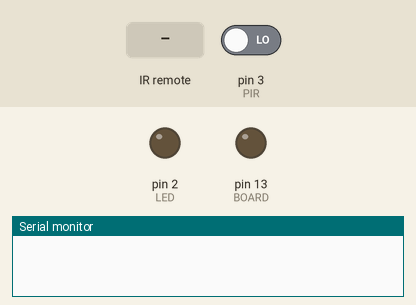
A sketch run on a simulated Arduino Uno, built with avr-gcc and run on an emulated ATmega328P. Parts: output pins drawn as LEDs (lit = HIGH), the last lines printed to the serial monitor. The inputs (shaded band) are chosen by the test bench; at power-on: pin 3 (PIR) LOW.

Above: at 1.2 s.
1.3 s: infrared code 0xA3C8EDDB received
At 1.8 s:
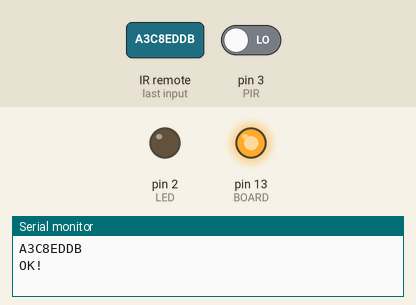
2.9 s: pin 3 (PIR) driven HIGH
At 4.1 s:
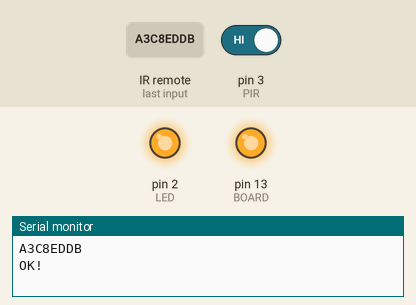
4.4 s: pin 3 (PIR) driven LOW
At 5.4 s:
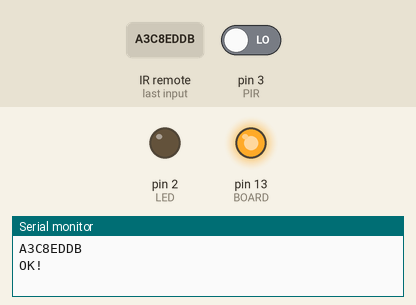
Timing chart, 0 to 7.4 s (numbered marks = the images above; inputs shaded):
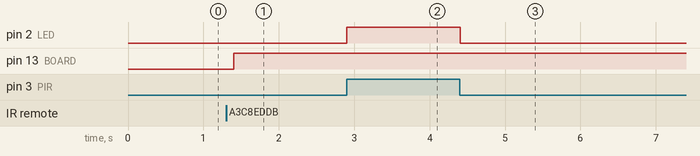

Measured:
- after the input at 1.3 s, pin 13 (BOARD): LOW → HIGH after 0.10 s
- after the input at 2.9 s, pin 2 (LED): LOW → HIGH at once
- after the input at 4.4 s, pin 2 (LED): HIGH → LOW at once

The sketch:

FabTelePir.ino
```cpp
#include <IRremote.h>

#define LED 2
#define BOARD 13
#define PIR 3
#define IR 4

IRrecv irrecv(IR);
decode_results results;

bool armed = false;

void setup() {

  // put your setup code here, to run once:
  pinMode( LED, OUTPUT );
  pinMode( BOARD, OUTPUT );
  pinMode( PIR, INPUT );
  pinMode( IR, INPUT );

  Serial.begin(9600);
  irrecv.enableIRIn(); // Start the receiver

  armed = false;
}

void loop() {

  // put your main code here, to run repeatedly:

  if( armed ) {

    // Attiva allarme se PIR indica intruso
    int stato = digitalRead( PIR );
    digitalWrite( LED, stato );

    // Comunque vada, indica che l'antifurto è attivo
    digitalWrite( BOARD, HIGH );
  }
  else
  {
    // Se non è attivo, spegne tutte le uscite
    digitalWrite( BOARD, LOW );
    digitalWrite( LED, LOW );
  }

  // Riceve il comando dal telecomando
  if (irrecv.decode(&results)) {
    Serial.println(results.value, HEX);

    if( results.value == 0xA3C8EDDB ){
      Serial.println("OK!");
      armed = !armed;
    }

    irrecv.resume(); // Receive the next value
  }

  delay(100);
}
```
